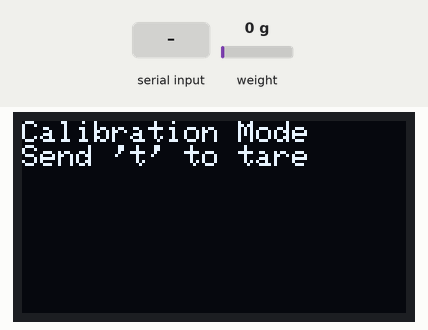
Simulated run of this sketch. Board: Arduino Uno, built with avr-gcc and run on an emulated ATmega328P. Shown: 128×64 one-colour display. Inputs (shaded band) come from the test bench; at power-on: weight on the scale 0 g. What the sketch prints to the serial monitor is not drawn.

Above: at 2.7 s.
2.8 s: "t90\n" received over Serial
At 3.4 s:
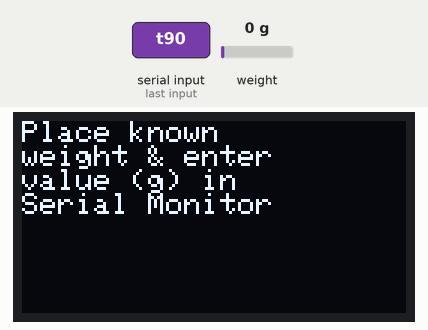
5.8 s: "r90\n" received over Serial
At 7.0 s:
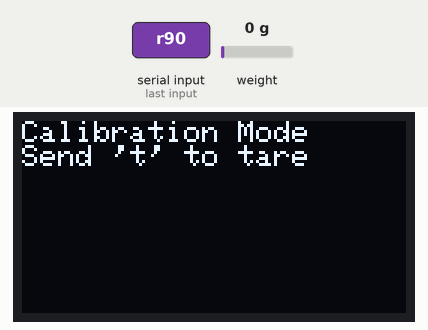
8.0 s: "t,45\n" received over Serial
At 10.7 s:
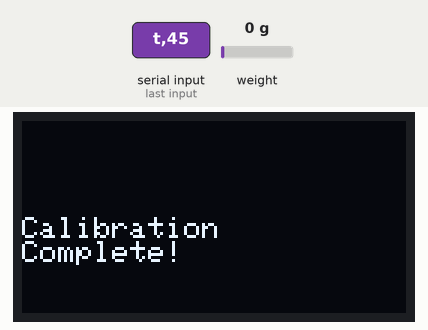
11.0 s: weight on the scale set to 1250 g
At 12.75 s:
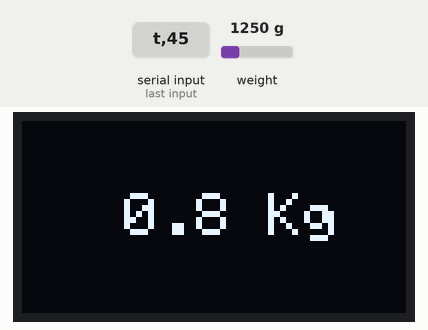
13.1 s: weight on the scale set to 3750 g
At 13.37 s:
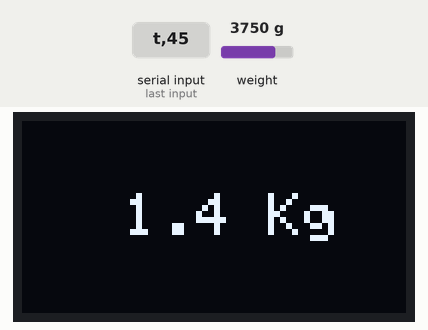
14.7 s: weight on the scale set to 100 g
At 19.0 s:
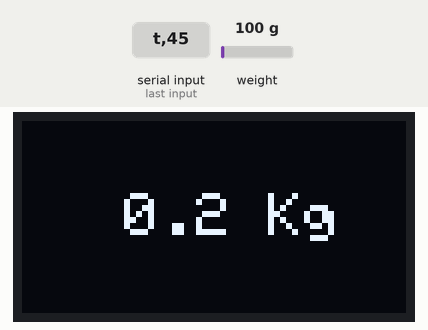
Timing chart, 0 to 19.5 s (numbered marks = the images above; inputs shaded):
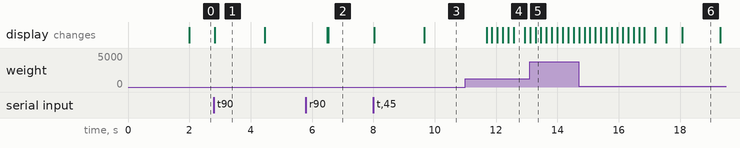

Measured:
- after the input at 2.8 s, the display: changes at once (image 1)
- after the input at 5.8 s, the display: first differs from a run without the input after 0.72 s (image 2)
- after the input at 8.0 s, the display: first changes at once (image 3 shows a later state)
- after the input at 11.0 s, the display: first changes after 0.69 s (image 4 shows a later state)
- what the display in image 1 shows lasts 1.7 s, from 2.8 s to 4.5 s

The sketch:

loadcell.ino
```cpp
#include <HX711_ADC.h>
#include <Wire.h>
#include <Adafruit_GFX.h>
#include <Adafruit_SSD1306.h>

// Use defines instead of constants to save RAM
#define SCREEN_WIDTH 128
#define SCREEN_HEIGHT 64
#define HX711_DOUT 4
#define HX711_SCK 5
#define SERIAL_INTERVAL 150      // Faster update interval (was 500)
#define DISPLAY_ADDRESS 0x3C
#define SMOOTH_FACTOR 0.15      // Smoothing factor (0.15 = 15% new data, 85% old data)

HX711_ADC LoadCell(HX711_DOUT, HX711_SCK);
Adafruit_SSD1306 display(SCREEN_WIDTH, SCREEN_HEIGHT, &Wire);

// Combine related variables
struct {
  float weight;
  float smoothedWeight;
  unsigned long lastUpdate;
  bool newDataReady;
} state = {0, 0, 0, false};

void setup() {
  Serial.begin(115200);
  Wire.begin();

  if (!display.begin(SSD1306_SWITCHCAPVCC, DISPLAY_ADDRESS)) {
    Serial.println(F("SSD1306 failed"));
    while (1);
  }

  // Initialize display with minimal calls
  display.clearDisplay();
  display.setTextColor(SSD1306_WHITE);
  display.display();

  LoadCell.begin();
  LoadCell.setSamplesInUse(4);    // Reduce samples for faster response
  LoadCell.start(1500, true);     // Reduced stabilizing time (was 2000)

  if (LoadCell.getTareTimeoutFlag() || LoadCell.getSignalTimeoutFlag()) {
    Serial.println(F("Timeout, check MCU>HX711 wiring"));
    while (1);
  }

  LoadCell.setCalFactor(1.0);
  while (!LoadCell.update());
  calibrate();
}

void loop() {
  // Check for new data
  if (LoadCell.update()) state.newDataReady = true;

  // Update display if new data and interval passed
  if (state.newDataReady && millis() - state.lastUpdate >= SERIAL_INTERVAL) {
    updateDisplay();
    state.newDataReady = false;
    state.lastUpdate = millis();
  }

  // Handle commands
  if (Serial.available()) {
    switch(Serial.read()) {
      case 't':
        LoadCell.tareNoDelay();
        state.smoothedWeight = 0;  // Reset smoothed weight after tare
        break;
      case 'r':
        calibrate();
        break;
    }
  }

  if (LoadCell.getTareStatus()) {
    Serial.println(F("Tare complete"));
  }
}

void updateDisplay() {
  state.weight = LoadCell.getData() / 1000.0;

  // Apply exponential moving average for smoothing
  state.smoothedWeight = (SMOOTH_FACTOR * state.weight) + ((1 - SMOOTH_FACTOR) * state.smoothedWeight);

  float roundedWeight = round(state.smoothedWeight * 10.0) / 10.0;

  Serial.print(F("Weight: "));
  Serial.print(roundedWeight, 1);
  Serial.println(F(" kg"));

  display.clearDisplay();
  display.setTextSize(roundedWeight < 0 ? 1 : 2);

  if (roundedWeight < 0) {
    display.setCursor((SCREEN_WIDTH - 84) / 2, SCREEN_HEIGHT / 2 - 4);
    display.print(F("0.0"));
  } else {
    char weightStr[8];
    dtostrf(roundedWeight, 4, 1, weightStr);
    strcat(weightStr, " Kg");

    // Calculate position for center alignment
    int16_t x1, y1;
    uint16_t width, height;
    display.getTextBounds(weightStr, 0, 0, &x1, &y1, &width, &height);
    display.setCursor((SCREEN_WIDTH - width) / 2, (SCREEN_HEIGHT - height) / 2);
    display.print(weightStr);
  }

  display.display();
}

void calibrate() {
  Serial.println(F("*** Calibration:"));
  Serial.println(F("1. Place on stable surface"));
  Serial.println(F("2. Remove all load"));
  Serial.println(F("3. Send 't' to tare"));

  display.clearDisplay();
  display.setTextSize(1);
  display.setCursor(0, 0);
  display.println(F("Calibration Mode"));
  display.println(F("Send 't' to tare"));
  display.display();

  while (true) {
    LoadCell.update();
    if (Serial.available() && Serial.read() == 't') {
      LoadCell.tareNoDelay();
    }
    if (LoadCell.getTareStatus()) {
      Serial.println(F("Tare complete"));
      break;
    }
  }

  display.clearDisplay();
  display.setCursor(0, 0);
  display.println(F("Place known"));
  display.println(F("weight & enter"));
  display.println(F("value (g) in"));
  display.println(F("Serial Monitor"));
  display.display();

  Serial.println(F("Place known weight."));
  Serial.println(F("Enter weight in g:"));

  float knownMass = 0;
  while (knownMass <= 0) {
    LoadCell.update();
    if (Serial.available()) {
      knownMass = Serial.parseFloat();
    }
  }

  Serial.print(F("Mass: "));
  Serial.print(knownMass, 1);
  Serial.println(F(" g"));

  LoadCell.refreshDataSet();
  float newCalFactor = LoadCell.getNewCalibration(knownMass);
  LoadCell.setCalFactor(newCalFactor);

  Serial.print(F("New cal factor: "));
  Serial.println(newCalFactor, 3);

  display.clearDisplay();
  display.println(F("Calibration"));
  display.println(F("Complete!"));
  display.display();
  delay(2000);
}
```
